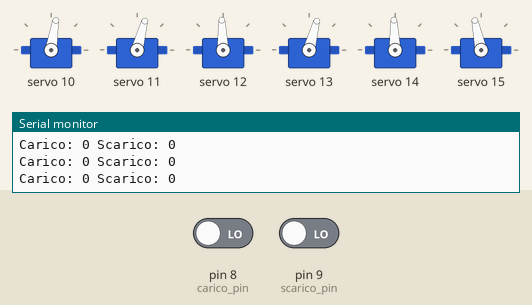
Recording of a sketch running on a simulated Arduino Uno, built with avr-gcc and run on an emulated ATmega328P. On the bench: 6 × servo, the last lines printed to the serial monitor. The test bench sets the inputs (shaded band); at power-on: pin 9 (scarico_pin) LOW, pin 8 (carico_pin) LOW.

Above: at 16.5 s.
16.6 s: pin 9 (scarico_pin) driven HIGH
At 24.4 s:
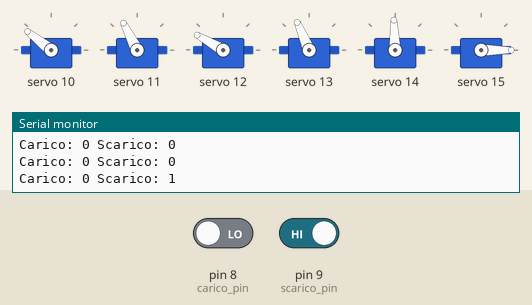
At 31.2 s:
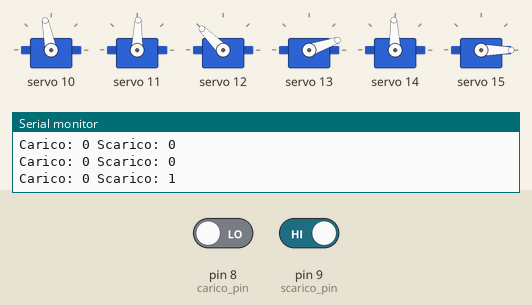
Timing chart, 0 to 52.4 s (numbered marks = the images above; inputs shaded):
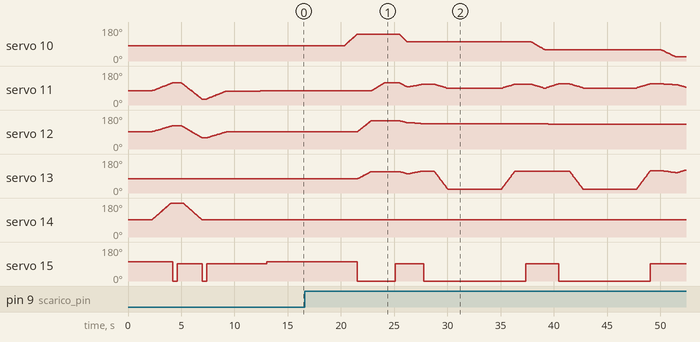

The sketch:

Braccio.ino
```cpp
#include <Adafruit_PWMServoDriver.h>

#include <Wire.h>

Adafruit_PWMServoDriver pwm0 = Adafruit_PWMServoDriver();

#define SERVOMIN  100 //  Valore minimo
#define SERVOMAX  510 //  Valore massimo
#define SERVO_FREQ 50

// Pin dei servo motori

const int mot1 = 10; // Base
const int mot2 = 11; // Motore2
const int mot3 = 12; // Motore3
const int mot4 = 13; // Motore4
const int mot5 = 14; // Motore5
const int mot6 = 15; // Motore6

//  Variabili che gestiscono gli angoli dei singoli motori

float angolo1;
float angolo2;
float angolo3;
float angolo4;
float angolo5;
float angolo6;

// Variabili che gestiscono i movimenti dei singoli motori

int posizione1;
int posizione2;
int posizione3;
int posizione4;
int posizione5;
int posizione6;

// Variabile che gestisce in quanti "step" il movimento verrá effettuato

int step = 60;

// Pin dei Sensori

int const scarico_pin = 9;
int const carico_pin = 8;

// Variabili che leggono i sensori

int scarico;
int carico;

// Variabile che controlla se il braccio ha ballato

bool haiBallato = false;


void setup() {

  pwm0.begin();
  pwm0.setOscillatorFrequency(27000000);
  pwm0.setPWMFreq(SERVO_FREQ);
  delay(10);
  Serial.begin(9600);
}

void balletto() {
  //  Posizione di partenza
  eretta_senza_presa();
  delay(1000);

  // Il motore 2 va giu
  for (int i = 1; i <= step; i ++) {
    angolo2 = angolo2 + (40.0 / step);
    posizione2 = map(int(angolo2), 0, 180, SERVOMIN, SERVOMAX);
    pwm0.setPWM(mot2, 0, posizione2);

    angolo3 = angolo3 + (30.0 / step);
    posizione3 = map(int(angolo3), 0, 180, SERVOMIN, SERVOMAX);
    pwm0.setPWM(mot3, 0, posizione3);

    angolo5 = angolo5 + (90.0 / step);
    posizione5 = map(int(angolo5), 0, 180, SERVOMIN, SERVOMAX);
    pwm0.setPWM(mot5, 0, posizione5);
    delay(30);
  }

  // Apri presa
  angolo6 = 0.0;
  posizione6 = map(int(angolo6), 0, 180, SERVOMIN, SERVOMAX);
  pwm0.setPWM(mot6, 0, posizione6);
  delay(400);

  // Chiudi presa
  angolo6 = 90.0;
  posizione6 = map(int(angolo6), 0, 180, SERVOMIN, SERVOMAX);
  pwm0.setPWM(mot6, 0, posizione6);
  delay(400);

  for (int i = 1; i <= step; i ++) {
    angolo2 = angolo2 - (80.0 / step);
    posizione2 = map(int(angolo2), 0, 180, SERVOMIN, SERVOMAX);
    pwm0.setPWM(mot2, 0, posizione2);

    angolo3 = angolo3 - (60.0 / step);
    posizione3 = map(int(angolo3), 0, 180, SERVOMIN, SERVOMAX);
    pwm0.setPWM(mot3, 0, posizione3);

    angolo5 = angolo5 - (90.0 / step);
    posizione5 = map(int(angolo5), 0, 180, SERVOMIN, SERVOMAX);
    pwm0.setPWM(mot5, 0, posizione5);
    delay(30);
  }

  // Apri presa
  angolo6 = 0.0;
  posizione6 = map(int(angolo6), 0, 180, SERVOMIN, SERVOMAX);
  pwm0.setPWM(mot6, 0, posizione6);
  delay(400);

  // Chiudi presa
  angolo6 = 90.0;
  posizione6 = map(int(angolo6), 0, 180, SERVOMIN, SERVOMAX);
  pwm0.setPWM(mot6, 0, posizione6);

  for (int i = 1; i <= step; i ++) {
    angolo2 = angolo2 + (40.0 / step);
    posizione2 = map(int(angolo2), 0, 180, SERVOMIN, SERVOMAX);
    pwm0.setPWM(mot2, 0, posizione2);

    angolo3 = angolo3 + (30.0 / step);
    posizione3 = map(int(angolo3), 0, 180, SERVOMIN, SERVOMAX);
    pwm0.setPWM(mot3, 0, posizione3);
    delay(30);
  }
  delay(2000);
}

void setMotori(int aMot1, int aMot2, int aMot3, int aMot4, int aMot5, int aMot6, int del){
  int slow = 150;

  angolo1 = aMot1;  //  Posizione di partenza
  posizione1 = map(int(angolo1), 0, 180, SERVOMIN, SERVOMAX);
  pwm0.setPWM(mot1, 0, posizione1);
  delay(slow);

  angolo2 = aMot2;  //  Posizione di partenzamo
  posizione2 = map(int(angolo2), 0, 180, SERVOMIN, SERVOMAX);
  pwm0.setPWM(mot2, 0, posizione2);
  delay(slow);

  angolo3 = aMot3;  //  Posizione di partenza
  posizione3 = map(int(angolo3), 0, 180, SERVOMIN, SERVOMAX);
  pwm0.setPWM(mot3, 0, posizione3);
  delay(slow);

  angolo4 = aMot4;  //  Posizione di partenza
  posizione4 = map(int(angolo4), 0, 180, SERVOMIN, SERVOMAX);
  pwm0.setPWM(mot4, 0, posizione4);
  delay(slow);

  angolo5 = aMot5;  //  Posizione di partenza
  posizione5 = map(int(angolo5), 0, 180, SERVOMIN, SERVOMAX);
  pwm0.setPWM(mot5, 0, posizione5);
  delay(slow);

  angolo6 = aMot6; //  Posizione di partenza
  posizione6 = map(int(angolo6), 0, 180, SERVOMIN, SERVOMAX);
  pwm0.setPWM(mot6, 0, posizione6);

  delay(del);
}

void eretta_senza_presa() {
  //  Posizione eretta senza presa
  setMotori(80, 75, 90, 75, 90, 100, 500);
}

void eretta_con_presa() {
    // Posizione eretta con presa
    setMotori(80, 75, 90, 75, 90, 55, 500);
}

// Funzione che prende

void prendi1() {
  //  Ciclo per la base

  for(int i = 1; i <= step; i ++) {
    angolo1 = angolo1 + (58.0 / step);
    posizione1 = map(int(angolo1), 0, 180, SERVOMIN, SERVOMAX);
    pwm0.setPWM(mot1, 0, posizione1);
    delay(20);
  }

  // Presa del motore 6
  angolo6 = 0;
  posizione6 = map(int(angolo6), 0, 180, SERVOMIN, SERVOMAX);
  pwm0.setPWM(mot6, 0, posizione6);

  // Ciclo per il motore 3 e 4
  for(int i = 1; i <= step; i ++) {
    angolo3 = angolo3 + (55.0 / step);
    posizione3 = map(int(angolo3), 0, 180, SERVOMIN, SERVOMAX);
    pwm0.setPWM(mot3, 0, posizione3);

    angolo4 = angolo4 + (36.0 / step);
    posizione4 = map(int(angolo4), 0, 180, SERVOMIN, SERVOMAX);
    pwm0.setPWM(mot4, 0, posizione4);
    delay(20);
  }

  // Ciclo per il motore 2
  for(int i = 1; i <= step; i ++) {
    angolo2 = angolo2 + (40.0 / step);
    posizione2 = map(int(angolo2), 0, 180, SERVOMIN, SERVOMAX);
    pwm0.setPWM(mot2, 0, posizione2);
    delay(20);
  }
  delay(1000);

  // Presa cubo motore 6
  angolo6 = 90;
  posizione6 = map(int(angolo6), 0, 180, SERVOMIN, SERVOMAX);
  pwm0.setPWM(mot6, 0, posizione6);
  delay(400);

  // Ritorno

  // Ciclo per il motore 2
  int step2 = 30;
  for(int i = 1; i <= step2; i ++) {
    angolo2 = angolo2 - (20.0 / step2);
    posizione2 = map(int(angolo2), 0, 180, SERVOMIN, SERVOMAX);
    pwm0.setPWM(mot2, 0, posizione2);

    angolo1 = angolo1 - (38.0 / step2);
    posizione1 = map(int(angolo1), 0, 180, SERVOMIN, SERVOMAX);
    pwm0.setPWM(mot1, 0, posizione1);

    angolo3 = angolo3 - (10.0 / step2);
    posizione3 = map(int(angolo3), 0, 180, SERVOMIN, SERVOMAX);
    pwm0.setPWM(mot3, 0, posizione3);

    angolo4 = angolo4 - (10.0 / step2);
    posizione4 = map(int(angolo4), 0, 180, SERVOMIN, SERVOMAX);
    pwm0.setPWM(mot4, 0, posizione4);
    delay(20);
  }

  delay(200);
}

void posa1() {
  // Ciclo per il motore 3 e 4
  for(int i = 1; i <= step; i ++) {
    angolo3 = angolo3 - (5.0 / step);
    posizione3 = map(int(angolo3), 0, 180, SERVOMIN, SERVOMAX);
    pwm0.setPWM(mot3, 0, posizione3);

    angolo4 = angolo4 + (13.0 / step);
    posizione4 = map(int(angolo4), 0, 180, SERVOMIN, SERVOMAX);
    pwm0.setPWM(mot4, 0, posizione4);

    angolo2 = angolo2 + (13.0 / step);
    posizione2 = map(int(angolo2), 0, 180, SERVOMIN, SERVOMAX);
    pwm0.setPWM(mot2, 0, posizione2);
    delay(20);
  }

  // Presa cubo motore 6
  angolo6 = 0;
  posizione6 = map(int(angolo6), 0, 180, SERVOMIN, SERVOMAX);
  pwm0.setPWM(mot6, 0, posizione6);
  delay(1000);

  // Riposo
  for(int i = 1; i <= step; i ++) {
    angolo4 = angolo4 - (90.0 / step);
    posizione4 = map(int(angolo4), 0, 180, SERVOMIN, SERVOMAX);
    pwm0.setPWM(mot4, 0, posizione4);

    angolo2 = angolo2 - (20.0 / step);
    posizione2 = map(int(angolo2), 0, 180, SERVOMIN, SERVOMAX);
    pwm0.setPWM(mot2, 0, posizione2);
    delay(20);
  }
}

void prendi2() {
  for(int i = 1; i <= step; i ++) {
    angolo4 = angolo4 + (90.0 / step);
    posizione4 = map(int(angolo4), 0, 180, SERVOMIN, SERVOMAX);
    pwm0.setPWM(mot4, 0, posizione4);

    angolo2 = angolo2 + (20.0 / step);
    posizione2 = map(int(angolo2), 0, 180, SERVOMIN, SERVOMAX);
    pwm0.setPWM(mot2, 0, posizione2);
    delay(20);
  }
  delay(1000);

  // Presa cubo motore 6
  angolo6 = 90;
  posizione6 = map(int(angolo6), 0, 180, SERVOMIN, SERVOMAX);
  pwm0.setPWM(mot6, 0, posizione6);
  delay(500);

  // Ciclo per il motore 3 e 4
  for(int i = 1; i <= step; i ++) {
    angolo2 = angolo2 - (20.0 / step);
    posizione2 = map(int(angolo2), 0, 180, SERVOMIN, SERVOMAX);
    pwm0.setPWM(mot2, 0, posizione2);

    angolo1 = angolo1 - (39.0 / step);
    posizione1 = map(int(angolo1), 0, 180, SERVOMIN, SERVOMAX);
    pwm0.setPWM(mot1, 0, posizione1);
    delay(20);
  }
}

void posa2() {
  // Ciclo per il motore 3 e 4
  for(int i = 1; i <= step; i ++) {
    angolo3 = angolo3 - (4.0 / step); // 10
    posizione3 = map(int(angolo3), 0, 180, SERVOMIN, SERVOMAX);
    pwm0.setPWM(mot3, 0, posizione3);

    angolo2 = angolo2 + (22.0 / step); // 27
    posizione2 = map(int(angolo2), 0, 180, SERVOMIN, SERVOMAX);
    pwm0.setPWM(mot2, 0, posizione2);
    delay(20);
  }

  // Presa cubo motore 6
  angolo6 = 0;
  posizione6 = map(int(angolo6), 0, 180, SERVOMIN, SERVOMAX);
  pwm0.setPWM(mot6, 0, posizione6);
  delay(1000);

  // Riposo
  for(int i = 1; i <= step; i ++) {
    angolo4 = angolo4 - (90.0 / step);
    posizione4 = map(int(angolo4), 0, 180, SERVOMIN, SERVOMAX);
    pwm0.setPWM(mot4, 0, posizione4);

    angolo2 = angolo2 - (20.0 / step);
    posizione2 = map(int(angolo2), 0, 180, SERVOMIN, SERVOMAX);
    pwm0.setPWM(mot2, 0, posizione2);
    delay(20);
  }
}

void prendi3(){
    // Riposo
  for(int i = 1; i <= step; i ++) {
    angolo4 = angolo4 + (92.0 / step);
    posizione4 = map(int(angolo4), 0, 180, SERVOMIN, SERVOMAX);
    pwm0.setPWM(mot4, 0, posizione4);

    angolo2 = angolo2 + (20.0 / step);
    posizione2 = map(int(angolo2), 0, 180, SERVOMIN, SERVOMAX);
    pwm0.setPWM(mot2, 0, posizione2);
    delay(20);
  }

  // Presa cubo motore 6
  angolo6 = 90;
  posizione6 = map(int(angolo6), 0, 180, SERVOMIN, SERVOMAX);
  pwm0.setPWM(mot6, 0, posizione6);
  delay(1000);
}

void posa3(){
  angolo2 = angolo2 - (5.0 / step);
  posizione2 = map(int(angolo2), 0, 180, SERVOMIN, SERVOMAX);
  pwm0.setPWM(mot2, 0, posizione2);

  for(int i = 1; i <= step; i ++) {
    angolo4 = angolo4 - (10.0 / step);
    posizione4 = map(int(angolo4), 0, 180, SERVOMIN, SERVOMAX);
    pwm0.setPWM(mot4, 0, posizione4);

    angolo2 = angolo2 - (5.0 / step);
    posizione2 = map(int(angolo2), 0, 180, SERVOMIN, SERVOMAX);
    pwm0.setPWM(mot2, 0, posizione2);

    angolo1 = angolo1 - (34.0 / step);
    posizione1 = map(int(angolo1), 0, 180, SERVOMIN, SERVOMAX);
    pwm0.setPWM(mot1, 0, posizione1);
    delay(20);
  }
  delay(200);

  for(int i = 1; i <= step; i ++) {
    angolo4 = angolo4 + (21.0 / step);
    posizione4 = map(int(angolo4), 0, 180, SERVOMIN, SERVOMAX);
    pwm0.setPWM(mot4, 0, posizione4);

    angolo2 = angolo2 - (20.0 / step);
    posizione2 = map(int(angolo2), 0, 180, SERVOMIN, SERVOMAX);
    pwm0.setPWM(mot2, 0, posizione2);
    delay(20);
  }

  for(int i = 1; i <= step; i ++) {
    angolo4 = angolo4 + (30.0 / step);
    posizione4 = map(int(angolo4), 0, 180, SERVOMIN, SERVOMAX);
    pwm0.setPWM(mot4, 0, posizione4);

    delay(20);
  }

  // Presa cubo motore 6
  angolo6 = 0;
  posizione6 = map(int(angolo6), 0, 180, SERVOMIN, SERVOMAX);
  pwm0.setPWM(mot6, 0, posizione6);

  delay(500);

  for(int i = 1; i <= step; i ++) {
    angolo4 = angolo4 - (80.0 / step);
    posizione4 = map(int(angolo4), 0, 180, SERVOMIN, SERVOMAX);
    pwm0.setPWM(mot4, 0, posizione4);

    angolo3 = angolo3 - (40.0 / step);
    posizione3 = map(int(angolo3), 0, 180, SERVOMIN, SERVOMAX);
    pwm0.setPWM(mot3, 0, posizione3);

    angolo2 = angolo2 - (10.0 / step);
    posizione2 = map(int(angolo2), 0, 180, SERVOMIN, SERVOMAX);
    pwm0.setPWM(mot2, 0, posizione2);
    delay(20);
  }
}

void loop() {
  if (!haiBallato) {
    balletto();
    haiBallato = true;
  } else {
    carico = digitalRead(carico_pin);
    scarico = digitalRead(scarico_pin);

    Serial.print("Carico: ");
    Serial.print(carico);
    Serial.print(" Scarico: ");
    Serial.println(scarico);
    delay(1000);

    if (carico == 1) {
      eretta_senza_presa();
    } else if (carico == 0 && scarico == 1) {
      eretta_senza_presa();
      prendi1();
      posa1();
      delay(5000);
      prendi2();
      posa2();
      delay(5000);
      prendi3();
      posa3();
      eretta_senza_presa();
    } else if (carico == 0 && scarico == 0 ) {
      eretta_senza_presa();
    }
  }
}
```

Measured:
- after the input at 16.6 s, servo 10: rises from 81° to 142° in 1.2 s, then falls to 23° in 29.9 s; servo 12: rises from 92° to 150° in 1.2 s, then falls to 130° in 17.3 s; servo 15: goes 0° 3.6 s, 92° 2.7 s, 0° 9.6 s, 92° 3.1 s, 0° 8.6 s, then 92°, starting after 4.9 s
- by itself, servo 14: rises from 92° to 180° in 1.8 s, then falls to 92° in 2.9 s
